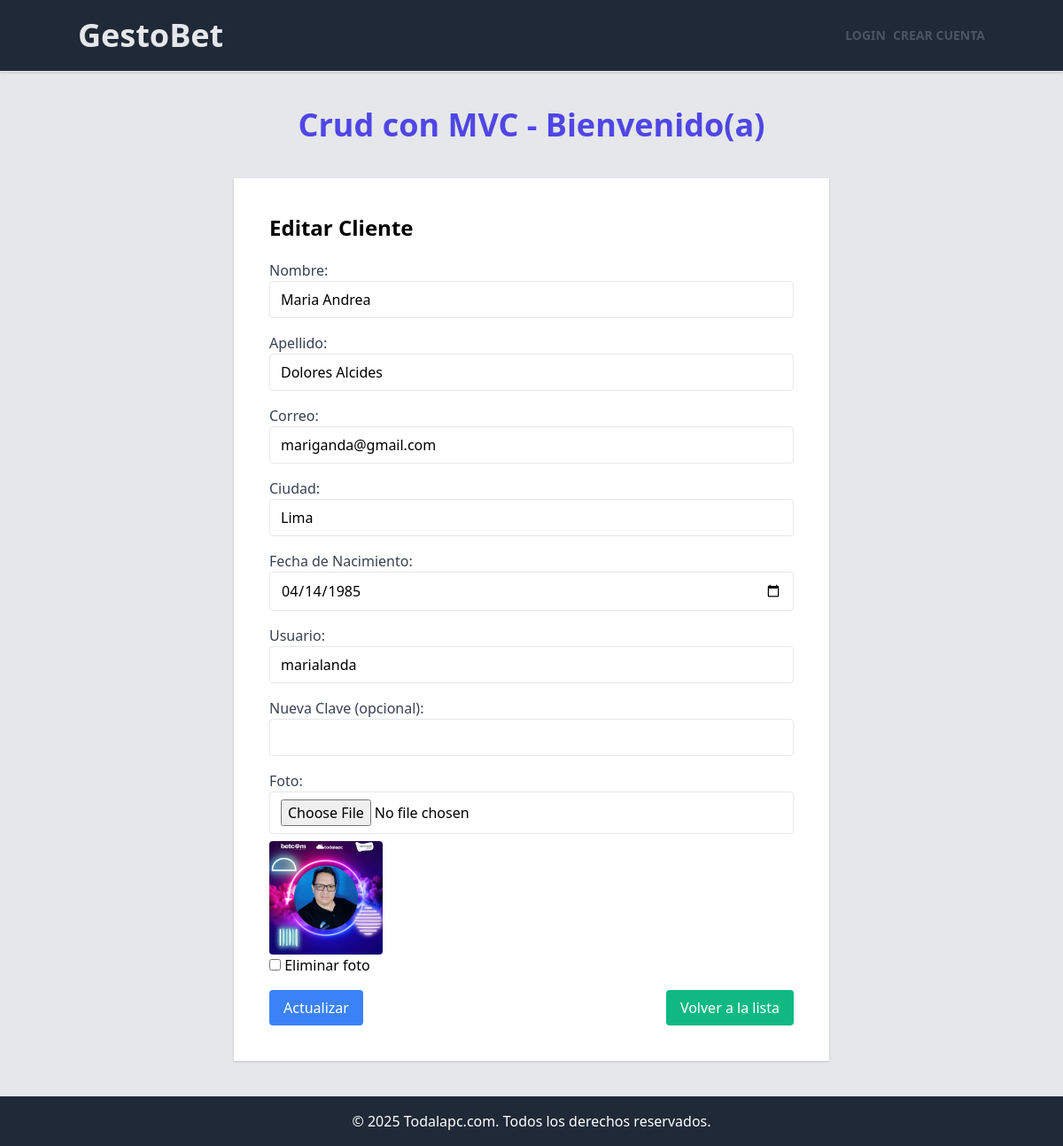
/edit/6, run on the app's committed database.
### tables this page shows
CREATE TABLE IF NOT EXISTS `clientes` (
  `id` int NOT NULL AUTO_INCREMENT,
  `nombre` varchar(50) DEFAULT NULL,
  `apellido` varchar(50) DEFAULT NULL,
  `usuario` varchar(200) DEFAULT NULL,
  `correo` varchar(100) DEFAULT NULL,
  `ciudad` varchar(50) DEFAULT NULL,
  `fecha_nacimiento` date DEFAULT NULL,
  `clave` varchar(200) NOT NULL,
  `foto` varchar(200) DEFAULT NULL,
  PRIMARY KEY (`id`)
);

### app/models/ClienteModel.php (called while the page is built, shortened)
<?php
require_once __DIR__ . '/../../config/database.php';
class ClienteModel {
    private $conn;
    public function __construct() {
        $database = new Database();
        $this->conn = $database->getConnection();
    }
    public function obtenerPorId($id) {
        $query = "SELECT * FROM clientes WHERE id = :id";
        $stmt = $this->conn->prepare($query);
        $stmt->bindParam(':id', $id, PDO::PARAM_INT);
        $stmt->execute();
        return $stmt->fetch(PDO::FETCH_OBJ);
    }
}

### config/database.php (called while the page is built, shortened)
<?php
class Database {
    private $host = 'localhost';
    private $db_name = 'clientesdemo';
    private $username = 'root';
    private $password = 'mysql';
    public function getConnection() {
        $this->conn = null;
        try {
            $this->conn = new PDO("mysql:host=" . $this->host . ";dbname=" . $this->db_name, $this->username, $this->password);
            $this->conn->exec("set names utf8");
        } catch(PDOException $exception) {
            echo "Error de conexión: " . $exception->getMessage();
        }
        return $this->conn;
    }
}
?>

### app/controllers/ClienteController.php (called while the page is built, shortened)
<?php
require_once __DIR__ . '/../models/ClienteModel.php';
class ClienteController
{
    private $model;
    public function __construct()
    {
        $this->model = new ClienteModel();
        require_once 'C:/wamp64/www/gestionclientes/app/models/ClienteModel.php';
    }
    public function edit($id)
{
    $cliente = $this->model->obtenerPorId($id);
    $data = [
        'titulo' => 'Editar Cliente',
        'cliente' => $cliente
    ];
    $this->render('clientes/edit', $data);
}
    private function render($view, $data = [])
    {
        extract($data);
        require_once __DIR__ . '/../views/layouts/header.php';
        require_once __DIR__ . '/../views/' . $view . '.php';
        require_once __DIR__ . '/../views/layouts/footer.php';
    }
}
?>

### public/index.php (called while the page is built, shortened)
<?php
require_once __DIR__ . '/../config/database.php';
require_once __DIR__ . '/../app/controllers/ClienteController.php';
require_once __DIR__ . '/../app/controllers/DashboardController.php';
require_once __DIR__ . '/../config/router.php';
$url = isset($_GET['url']) ? rtrim($_GET['url'], '/') : '/';
$request_method = $_SERVER['REQUEST_METHOD'];
try {
    dispatch($url, $system_routes, $request_method);
} catch (Exception $e) {
    http_response_code(404);
    echo "Error: " . $e->getMessage();
}
?>

### app/views/clientes/edit.php (the view)
<?php require_once __DIR__ . '/../layouts/header.php'; ?>
<div class="container mx-auto mt-5 shadow bg-white p-10 text-base mb-10 max-w-2xl">
    <h2 class="text-2xl font-bold mb-5">Editar Cliente</h2>
    <form action="/update/<?php echo $cliente->id; ?>" method="POST" enctype="multipart/form-data">
        <div class="mb-4">
            <label for="nombre" class="block text-gray-700">Nombre:</label>
            <input type="text" id="nombre" name="nombre" value="<?= htmlspecialchars($cliente->nombre) ?>" class="w-full px-3 py-2 border rounded" required>
        </div>
        <div class="mb-4">
            <label for="apellido" class="block text-gray-700">Apellido:</label>
            <input type="text" id="apellido" name="apellido" value="<?= htmlspecialchars($cliente->apellido) ?>" class="w-full px-3 py-2 border rounded" required>
        </div>
        <div class="mb-4">
            <label for="correo" class="block text-gray-700">Correo:</label>
            <input type="email" id="correo" name="correo" value="<?= htmlspecialchars($cliente->correo) ?>" class="w-full px-3 py-2 border rounded" required>
        </div>
        <div class="mb-4">
            <label for="ciudad" class="block text-gray-700">Ciudad:</label>
            <input type="text" id="ciudad" name="ciudad" value="<?= htmlspecialchars($cliente->ciudad) ?>" class="w-full px-3 py-2 border rounded">
        </div>
        <div class="mb-4">
            <label for="fecha_nacimiento" class="block text-gray-700">Fecha de Nacimiento:</label>
            <input type="date" id="fecha_nacimiento" name="fecha_nacimiento" value="<?= htmlspecialchars($cliente->fecha_nacimiento) ?>" class="w-full px-3 py-2 border rounded">
        </div>
        <div class="mb-4">
            <label for="usuario" class="block text-gray-700">Usuario:</label>
            <input type="text" id="usuario" name="usuario" value="<?= htmlspecialchars($cliente->usuario) ?>" class="w-full px-3 py-2 border rounded" required>
        </div>
        <div class="mb-4">
            <label for="clave" class="block text-gray-700">Nueva Clave (opcional):</label>
            <input type="password" id="clave" name="clave" class="w-full px-3 py-2 border rounded">
        </div>
        <div class="mb-4">
            <label for="foto" class="block text-gray-700">Foto:</label>
            <input type="file" id="foto" name="foto" class="w-full px-3 py-2 border rounded">
            <?php if (!empty($cliente->foto)) : ?>
                <div class="mt-2">
                    <img src="/<?= htmlspecialchars($cliente->foto) ?>" alt="Foto de <?= htmlspecialchars($cliente->nombre) ?>" class="w-32 h-32 object-cover rounded">
                    <div>
                        <input type="checkbox" id="eliminar_foto" name="eliminar_foto">
                        <label for="eliminar_foto">Eliminar foto</label>
                    </div>
                </div>
            <?php endif; ?>
        </div>
        <div class="flex justify-between">
            <button type="submit" class="bg-blue-500 text-white px-4 py-2 rounded hover:bg-blue-600">Actualizar</button>
            <a href="/" class="bg-green-500 text-white px-4 py-2 rounded hover:bg-green-600">Volver a la lista</a>
        </div>
    </form>
</div>
<?php require_once __DIR__ . '/../layouts/footer.php'; ?>

### config/router.php (shortened to what this page needs)
<?php
function dispatch($url, $routes, $method) {
    $urlParts = explode('/', trim($url, '/'));
    foreach ($routes as $route => $action) {
        $routeParts = explode('/', trim($route, '/'));
        $params = [];
        if (count($urlParts) === count($routeParts)) {
            foreach ($routeParts as $i => $part) {
                if (strpos($part, '{') === 0 && strpos($part, '}') === strlen($part) - 1) {
                    $params[substr($part, 1, -1)] = $urlParts[$i];
                } elseif ($part !== $urlParts[$i]) {
                    continue 2;
                }
            }
            list($controller, $methodName) = explode('@', $action);
            $controllerInstance = new $controller;
            if (method_exists($controllerInstance, $methodName)) {
                $params = array_values($params);
                call_user_func_array([$controllerInstance, $methodName], $params);
                return;
            } else {
                http_response_code(500);
                echo json_encode(['error' => "Método $methodName no encontrado en el controlador $controller"]);
                return;
            }
        }
    }
}

### app/views/layouts/header.php (shortened to what this page needs)
<!DOCTYPE html>
<html lang="es">
<head>
    <link rel="stylesheet" href="https://cdnjs.cloudflare.com/ajax/libs/tailwindcss/2.2.19/tailwind.min.css">
</head>
<body class="bg-gray-200 flex flex-col min-h-screen">
    <div class="flex-grow">
        <header class="sticky top-0 p-5 border-b bg-gray-800 shadow z-50">
            <div class="container mx-auto flex justify-between items-center">
                <h1 class="text-4xl font-bold text-gray-200"><a href="/">GestoBet</a></h1>
                <nav class="flex gap-2 items-center">
                    <?php if (isset($_SESSION['cliente_id'])): ?>
                        <a class="font-bold uppercase text-gray-600 text-sm" href="/logout">Salir</a>
                    <?php else: ?>
                        <a class="font-bold uppercase text-gray-600 text-sm" href="/login">Login</a>
                        <a class="font-bold uppercase text-gray-600 text-sm" href="/create">Crear cuenta</a>
                    <?php endif; ?>
                </nav>
            </div>
        </header>
        <div class="container mx-auto mt-10 text-center space-y-3">
            <h1 class="text-4xl font-extrabold text-indigo-600 mb-10">
                Crud con MVC - Bienvenido(a)
            </h1>
        </div>

### app/views/layouts/footer.php
</div>
    <footer class="bg-gray-800 text-white text-center py-4">
        © <?php echo date('Y'); ?> Todalapc.com. Todos los derechos reservados.
    </footer>
</body>
</html>

### data on the page
clientes: nombre "Maria Andrea", apellido "Dolores Alcides", correo "mariganda@gmail.com", ciudad "Lima", fecha_nacimiento "04/14/1985", usuario "marialanda", foto (picture)
